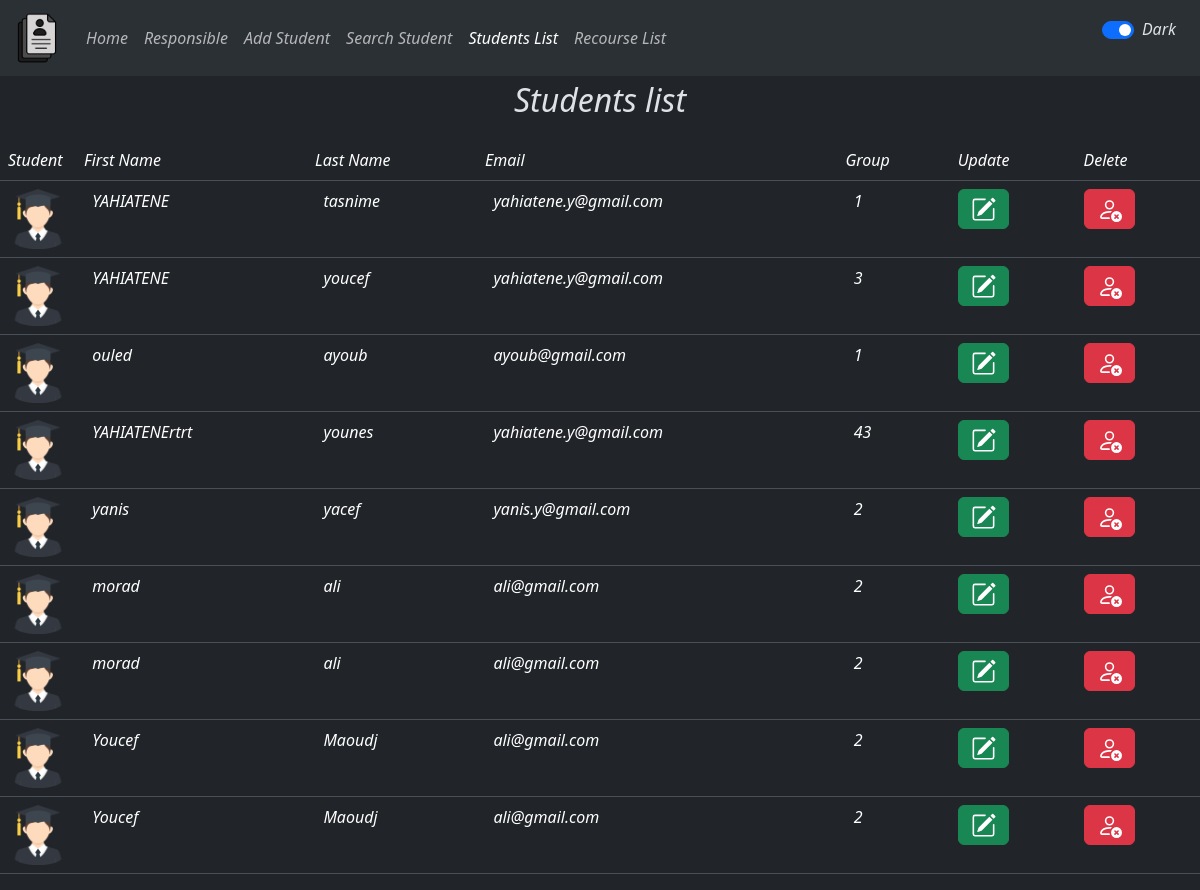
Screenshot of /listStudents.php with the database file from the repository.
### tables this page shows
CREATE TABLE IF NOT EXISTS `students` (
  `id` int(11) NOT NULL AUTO_INCREMENT,
  `nom` varchar(50) NOT NULL,
  `prenom` varchar(50) NOT NULL,
  `email` varchar(50) NOT NULL,
  `groupe` int(11) NOT NULL,
  PRIMARY KEY (`id`)
);

### class.php (called while the page is built, shortened)
<?php
    class StudentRecours{
        private $db;
function __construct(){
    $user='root';
    $pass='';
    $dsn='mysql:host=localhost;dbname=isil';
    try{
        $dbh=new PDO($dsn,$user,$pass);
        $dbh->setAttribute(PDO::ATTR_ERRMODE,PDO::ERRMODE_EXCEPTION);
    }catch(PDOException $e){
        die("ERREUR! : ".$e->getMessage());
    }
   $this->db=$dbh;
}
    function getStudents(){
        $select='SELECT* from students';
        $resault=$this->db->query($select);
        $ligne=$resault->fetchall();
        return $ligne;
    }
    }
?>

### listStudents.php (the view, shortened to what this page needs)
<?php
require 'class.php' ;
$std=new StudentRecours();
?>
<!DOCTYPE html>
<html lang="en">
<head>
    <link href="https://cdn.jsdelivr.net/npm/bootstrap@5.3.2/dist/css/bootstrap.min.css" rel="stylesheet">
</head>
<body  class="fst-italic" data-bs-theme="dark">
    <nav class="navbar navbar-expand-lg bg-body-tertiary"style="z-index:5">
    <div class="container-fluid">
    <a class="navbar-brand" href="#"><img src="img/index.png" width="50" height="50"></a>
        <div class="collapse navbar-collapse" id="navbarSupportedContent">
        <ul class="navbar-nav me-auto mb-2 mb-lg-0">
            <li class="nav-item">
            <a href="index.php" class="nav-link" aria-current="page">Home</a>
            </li>
            <li class="nav-item"><a href="responsible.php" class="nav-link">Responsible</a></li>
            <a href="AddStudent.php" class="nav-link" aria-current="page">Add Student</a>
            <li class="nav-item"><a href="searchStudent.php" class="nav-link" aria-current="page">Search Student</a>
            </li>
            <li class="nav-item"><a href="listStudents.php" class="nav-link  active">Students List</a></li>
            <a href="listRecours.php" class="nav-link" aria-current="page">Recourse List</a>
        </ul>
        </div>
    </div>
    <div class="form-check form-switch mx-4">
        <input type="checkbox" class="form-check-input p-2"
        id="flexSwitchCheckChecked" checked onclick="switchModes()">
        <p>Dark</p></div>
    </nav>
    <p class="fst-italic text-center" style="top:15%;font-size:2em ">Students list</p>
    <table class="table">
        <tr>
                            <td>Student</td>
                            <td>First Name</td>
                            <td>Last Name</td>
                            <td>Email</td>
                            <td>Group</td>
                            <td>Update</td>
                            <td>Delete</td>
                        </tr>
            <tbody> <a href=""></a>
        <?php
            $data=$std->getStudents();
            foreach($data as $val){
                echo"<tr>
                <td style='width:60px'><img style='width:60px' src='img/student.png'></td>
                <td><label>".'&nbsp'.'&nbsp'."</label>".$val['nom']."</br></td>
                <td><label>".'&nbsp'.'&nbsp'."</label>".$val['prenom']."</br></td>
                <td><label>".'&nbsp'.'&nbsp'."</label>".$val['email']."</br></td>
                <td><label>".'&nbsp'.'&nbsp'."</label>".$val['groupe']."</br></td>
                <td>"
            ?>
                <a href="updateStudent.php?updateid=<?php echo $val['id'] ?>" class="btn btn-success"></a></td>
                <td><a href="listStudents.php?id=<?php echo $val['id'] ?>" class="btn btn-danger"></a>
                </td>
                </tr>
           <?php }
        ?>
        </tbody>
    </table>
</body>
</html>

### rows the page displays
students: nom "YAHIATENE", prenom "tasnime", email "yahiatene.y@gmail.com", groupe "1"
students: nom "YAHIATENE", prenom "youcef", email "yahiatene.y@gmail.com", groupe "3"
students: nom "ouled", prenom "ayoub", email "ayoub@gmail.com", groupe "1"
students: nom "YAHIATENErtrt", prenom "younes", email "yahiatene.y@gmail.com", groupe "43"
students: nom "yanis", prenom "yacef", email "yanis.y@gmail.com", groupe "2"
students: nom "morad", prenom "ali", email "ali@gmail.com", groupe "2"
students: nom "morad", prenom "ali", email "ali@gmail.com", groupe "2"
students: nom "Youcef", prenom "Maoudj", email "ali@gmail.com", groupe "2"
students: nom "Youcef", prenom "Maoudj", email "ali@gmail.com", groupe "2"
